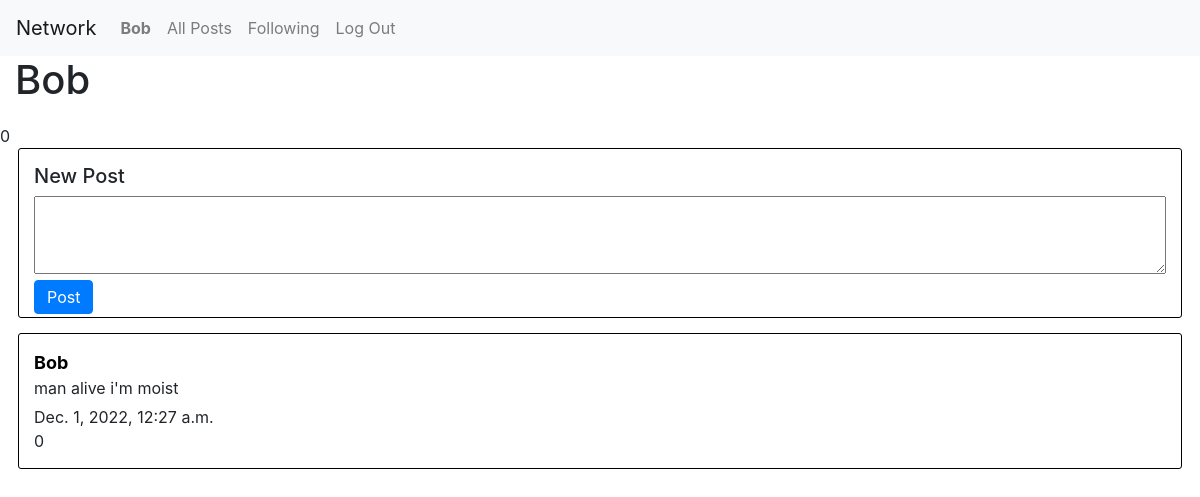
Before: /user/3 (signed in) with the older database file.
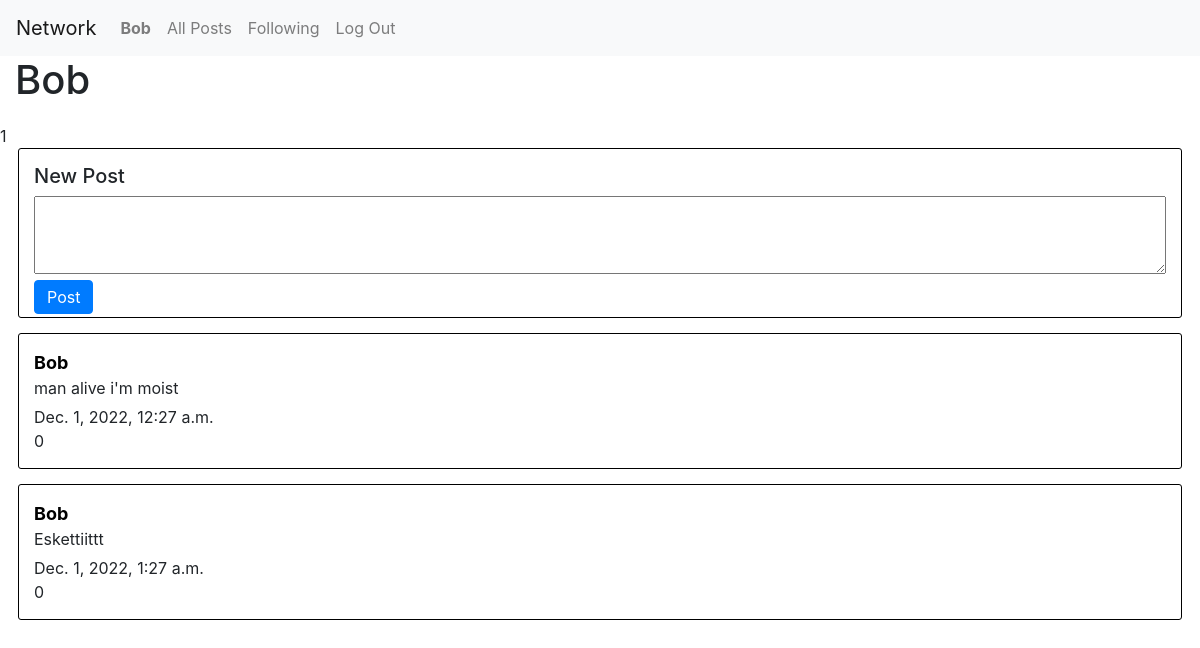
After: the same page with the newer database file.
### network/models.py (models this page shows, shortened)
class Post(models.Model):
    content = models.TextField(blank=False)
    poster = models.ForeignKey("User", on_delete=models.CASCADE, related_name="posts")
    like_count = models.IntegerField(default=0)
    timestamp = models.DateTimeField("Time posted", auto_now_add=True)
    likers =  models.ManyToManyField(User, blank=True, related_name="liked")

class User(AbstractUser):
    pass

### network/views.py (the view)
# urls.py: path('user/<int:user_id>', views.user, name="user"),
def user(request, user_id):
    try:
        user = User.objects.get(pk=user_id)
    except User.DoesNotExist:
        return JsonResponse({"error": "User not found."}, status=404)
    posts = Post.objects.filter(poster=user)
    follows = Follow.objects.filter(followee=user_id)
    followers = []
    for follow in follows:
        followers.append(follow.follower)
    return render(request, "network/user.html", {
        "username": user,
        "posts": posts,
        "followers": followers
    })

### network/templates/network/user.html (shortened to what this page needs)
{% extends "network/layout.html" %}
{% load static %}
{% block body %}
{% if user != username and user.is_authenticated %}
<div class="user-follow">
    <h1 id="follow-name">{{username}}</h1>
    <p id="follow-count">{{ followers|length }} follower{% if followers|length != 1%}s{%endif%}</p>
    <button id="follow-button" class="btn btn-primary" value={{username}}>
        {% if user in followers %}
        Unfollow
        {% else %}
        Follow
        {% endif %}
    </button>
</div>
{% else %}
<h1>{{username}}</h1>
<p>{{ followers|length }}</p>
{% endif %}
{% if user == username %}
    <div id="new-post">
        <h5>New Post</h5>
        <textarea name="post-content" id="post-content" rows="3"></textarea>
        <button id="post-button" class="btn btn-primary" value={{username}}>Post</button>
    </div>
{% endif %}
{% for post in posts %}
<div class="post">
    <a class="post-user" href="{% url 'user' post.poster.id %}">{{post.poster}}</a>
    <p class="post-content">{{post.content}}</p>
    <p class="timestamp">{{post.timestamp}}</p>
    <p>{{post.like_count}}</p>
</div>
{% endfor %}
{% endblock %}

Changed rows visible on the page:
added Post: poster "Bob", content "Eskettiittt", timestamp "Dec. 1, 2022, 1:27 a.m.", like_count "0"
Other visible differences:
{{ followers|length }}: "0" → "1"
